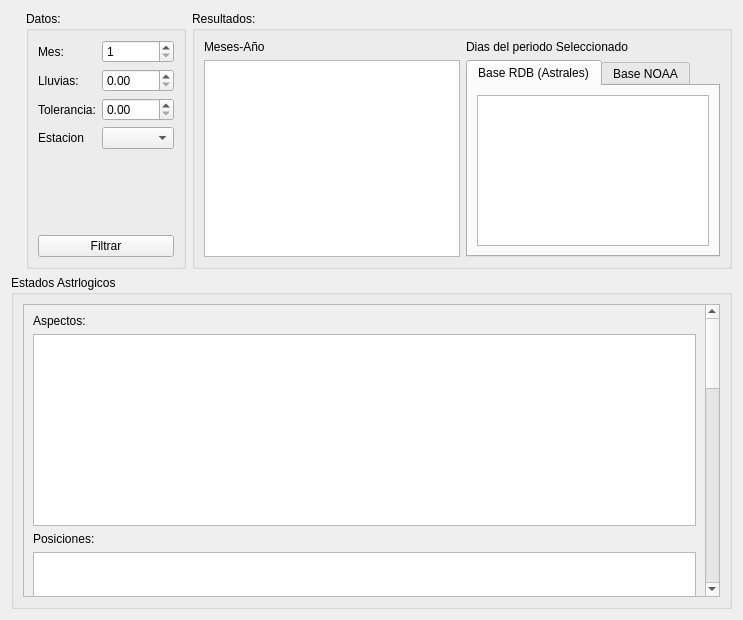
<?xml version="1.0" encoding="UTF-8"?>
<ui version="4.0">
 <class>processByMonths</class>
 <widget class="QWidget" name="processByMonths">
  <property name="geometry">
   <rect>
    <x>0</x>
    <y>0</y>
    <width>743</width>
    <height>620</height>
   </rect>
  </property>
  <property name="windowTitle">
   <string>Form</string>
  </property>
  <layout class="QVBoxLayout" name="verticalLayout_5">
   <item>
    <layout class="QHBoxLayout" name="horizontalLayout_2">
     <property name="leftMargin">
      <number>15</number>
     </property>
     <property name="rightMargin">
      <number>0</number>
     </property>
     <item>
      <widget class="QGroupBox" name="groupBox">
       <property name="title">
        <string>Datos:</string>
       </property>
       <layout class="QVBoxLayout" name="verticalLayout">
        <item>
         <layout class="QFormLayout" name="formLayout">
          <property name="fieldGrowthPolicy">
           <enum>QFormLayout::AllNonFixedFieldsGrow</enum>
          </property>
          <item row="0" column="0">
           <widget class="QLabel" name="mesLabel">
            <property name="text">
             <string>Mes:</string>
            </property>
           </widget>
          </item>
          <item row="0" column="1">
           <widget class="QSpinBox" name="mesSpinBox">
            <property name="minimum">
             <number>1</number>
            </property>
            <property name="maximum">
             <number>12</number>
            </property>
           </widget>
          </item>
          <item row="1" column="0">
           <widget class="QLabel" name="lluviasLabel">
            <property name="text">
             <string>Lluvias:</string>
            </property>
           </widget>
          </item>
          <item row="1" column="1">
           <widget class="QDoubleSpinBox" name="lluviasDoubleSpinBox"/>
          </item>
          <item row="2" column="0">
           <widget class="QLabel" name="toleranciaLabel">
            <property name="text">
             <string>Tolerancia:</string>
            </property>
           </widget>
          </item>
          <item row="2" column="1">
           <widget class="QDoubleSpinBox" name="toleranciaDoubleSpinBox"/>
          </item>
          <item row="3" column="0">
           <widget class="QLabel" name="label_8">
            <property name="text">
             <string>Estacion</string>
            </property>
           </widget>
          </item>
          <item row="3" column="1">
           <widget class="QComboBox" name="cboEstacion"/>
          </item>
         </layout>
        </item>
        <item>
         <widget class="QPushButton" name="filterButton">
          <property name="text">
           <string>Filtrar</string>
          </property>
          <property name="icon">
           <iconset resource="resource.qrc">
            <normaloff>:/icons/icons/system-search-4.png</normaloff>:/icons/icons/system-search-4.png</iconset>
          </property>
         </widget>
        </item>
       </layout>
      </widget>
     </item>
     <item>
      <widget class="QGroupBox" name="groupBox_2">
       <property name="title">
        <string>Resultados:</string>
       </property>
       <layout class="QHBoxLayout" name="horizontalLayout_3">
        <item>
         <layout class="QVBoxLayout" name="verticalLayout_2">
          <property name="bottomMargin">
           <number>0</number>
          </property>
          <item>
           <widget class="QLabel" name="label">
            <property name="text">
             <string>Meses-Año</string>
            </property>
           </widget>
          </item>
          <item>
           <widget class="QTableView" name="monthResultTableView">
            <property name="sizePolicy">
             <sizepolicy hsizetype="Minimum" vsizetype="Expanding">
              <horstretch>0</horstretch>
              <verstretch>0</verstretch>
             </sizepolicy>
            </property>
            <property name="editTriggers">
             <set>QAbstractItemView::NoEditTriggers</set>
            </property>
            <property name="selectionMode">
             <enum>QAbstractItemView::SingleSelection</enum>
            </property>
            <property name="selectionBehavior">
             <enum>QAbstractItemView::SelectRows</enum>
            </property>
            <property name="sortingEnabled">
             <bool>true</bool>
            </property>
           </widget>
          </item>
         </layout>
        </item>
        <item>
         <layout class="QVBoxLayout" name="verticalLayout_3">
          <property name="bottomMargin">
           <number>0</number>
          </property>
          <item>
           <widget class="QLabel" name="label_2">
            <property name="text">
             <string>Dias del periodo Seleccionado</string>
            </property>
           </widget>
          </item>
          <item>
           <widget class="QTabWidget" name="tabWidget">
            <property name="currentIndex">
             <number>0</number>
            </property>
            <widget class="QWidget" name="tab">
             <attribute name="title">
              <string>Base RDB (Astrales)</string>
             </attribute>
             <layout class="QVBoxLayout" name="verticalLayout_7">
              <item>
               <widget class="QTableView" name="dayResultTableView">
                <property name="editTriggers">
                 <set>QAbstractItemView::NoEditTriggers</set>
                </property>
                <property name="selectionMode">
                 <enum>QAbstractItemView::SingleSelection</enum>
                </property>
                <property name="selectionBehavior">
                 <enum>QAbstractItemView::SelectRows</enum>
                </property>
                <property name="sortingEnabled">
                 <bool>true</bool>
                </property>
               </widget>
              </item>
             </layout>
            </widget>
            <widget class="QWidget" name="tab_2">
             <attribute name="title">
              <string>Base NOAA</string>
             </attribute>
             <layout class="QVBoxLayout" name="verticalLayout_8">
              <item>
               <widget class="QTableView" name="noaaResultTableView">
                <property name="editTriggers">
                 <set>QAbstractItemView::NoEditTriggers</set>
                </property>
               </widget>
              </item>
             </layout>
            </widget>
           </widget>
          </item>
         </layout>
        </item>
       </layout>
      </widget>
     </item>
    </layout>
   </item>
   <item>
    <widget class="QGroupBox" name="groupBox_3">
     <property name="title">
      <string>Estados Astrlogicos</string>
     </property>
     <layout class="QVBoxLayout" name="verticalLayout_4">
      <item>
       <widget class="QScrollArea" name="scrollArea">
        <property name="widgetResizable">
         <bool>true</bool>
        </property>
        <widget class="QWidget" name="scrollAreaWidgetContents">
         <property name="geometry">
          <rect>
           <x>0</x>
           <y>0</y>
           <width>686</width>
           <height>1097</height>
          </rect>
         </property>
         <layout class="QVBoxLayout" name="verticalLayout_6">
          <item>
           <widget class="QLabel" name="label_5">
            <property name="text">
             <string>Aspectos:</string>
            </property>
           </widget>
          </item>
          <item>
           <widget class="QTableView" name="AspectsTableView">
            <property name="sizePolicy">
             <sizepolicy hsizetype="Expanding" vsizetype="Fixed">
              <horstretch>0</horstretch>
              <verstretch>0</verstretch>
             </sizepolicy>
            </property>
            <property name="editTriggers">
             <set>QAbstractItemView::NoEditTriggers</set>
            </property>
            <property name="selectionMode">
             <enum>QAbstractItemView::SingleSelection</enum>
            </property>
            <property name="selectionBehavior">
             <enum>QAbstractItemView::SelectRows</enum>
            </property>
            <property name="sortingEnabled">
             <bool>true</bool>
            </property>
           </widget>
          </item>
          <item>
           <widget class="QLabel" name="label_3">
            <property name="text">
             <string>Posiciones:</string>
            </property>
           </widget>
          </item>
          <item>
           <widget class="QTableView" name="positionTableView">
            <property name="sizePolicy">
             <sizepolicy hsizetype="Expanding" vsizetype="Fixed">
              <horstretch>0</horstretch>
              <verstretch>0</verstretch>
             </sizepolicy>
            </property>
            <property name="editTriggers">
             <set>QAbstractItemView::NoEditTriggers</set>
            </property>
            <property name="selectionMode">
             <enum>QAbstractItemView::SingleSelection</enum>
            </property>
            <property name="selectionBehavior">
             <enum>QAbstractItemView::SelectRows</enum>
            </property>
            <property name="sortingEnabled">
             <bool>true</bool>
            </property>
           </widget>
          </item>
          <item>
           <widget class="QLabel" name="label_4">
            <property name="text">
             <string>Casas:</string>
            </property>
           </widget>
          </item>
          <item>
           <widget class="QTableView" name="housesTableView">
            <property name="sizePolicy">
             <sizepolicy hsizetype="Expanding" vsizetype="Fixed">
              <horstretch>0</horstretch>
              <verstretch>0</verstretch>
             </sizepolicy>
            </property>
            <property name="editTriggers">
             <set>QAbstractItemView::NoEditTriggers</set>
            </property>
            <property name="selectionMode">
             <enum>QAbstractItemView::SingleSelection</enum>
            </property>
            <property name="selectionBehavior">
             <enum>QAbstractItemView::SelectRows</enum>
            </property>
            <property name="sortingEnabled">
             <bool>false</bool>
            </property>
           </widget>
          </item>
          <item>
           <widget class="QLabel" name="label_6">
            <property name="text">
             <string>Signos:</string>
            </property>
           </widget>
          </item>
          <item>
           <widget class="QTableView" name="signsTableView">
            <property name="sizePolicy">
             <sizepolicy hsizetype="Expanding" vsizetype="Fixed">
              <horstretch>0</horstretch>
              <verstretch>0</verstretch>
             </sizepolicy>
            </property>
            <property name="editTriggers">
             <set>QAbstractItemView::NoEditTriggers</set>
            </property>
            <property name="selectionMode">
             <enum>QAbstractItemView::SingleSelection</enum>
            </property>
            <property name="selectionBehavior">
             <enum>QAbstractItemView::SelectRows</enum>
            </property>
            <property name="sortingEnabled">
             <bool>true</bool>
            </property>
           </widget>
          </item>
          <item>
           <widget class="QLabel" name="label_7">
            <property name="text">
             <string>Cuadrantes:</string>
            </property>
           </widget>
          </item>
          <item>
           <widget class="QTableView" name="quadrantsTableView">
            <property name="sizePolicy">
             <sizepolicy hsizetype="Expanding" vsizetype="Fixed">
              <horstretch>0</horstretch>
              <verstretch>0</verstretch>
             </sizepolicy>
            </property>
            <property name="editTriggers">
             <set>QAbstractItemView::NoEditTriggers</set>
            </property>
            <property name="selectionMode">
             <enum>QAbstractItemView::SingleSelection</enum>
            </property>
            <property name="selectionBehavior">
             <enum>QAbstractItemView::SelectRows</enum>
            </property>
            <property name="sortingEnabled">
             <bool>true</bool>
            </property>
           </widget>
          </item>
         </layout>
        </widget>
       </widget>
      </item>
     </layout>
    </widget>
   </item>
  </layout>
 </widget>
 <resources>
  <include location="resource.qrc"/>
 </resources>
 <connections/>
</ui>
